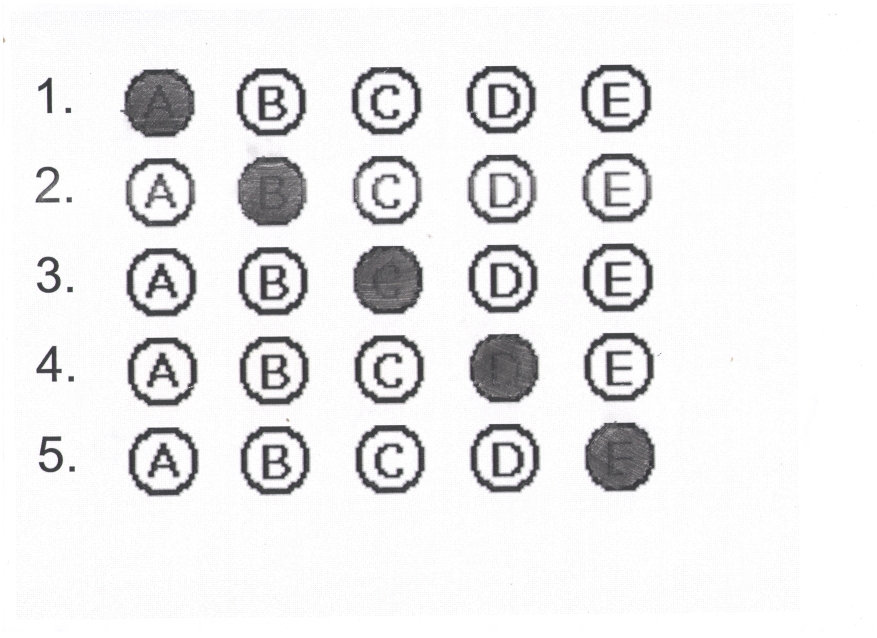
#> input picture BubbleSheetGrader_prototypes/Photos/newScan6.jpg, 3508 x 2550 px (shown at 1/4 size)
$ python ScantronProto3.py
#> lines starting #> are read from the running program, lines starting #| are printed output that depends on the picture; after the words box and inside, x2 and y2 are one past the last pixel; in counts of white or black regions, pixels touching at a corner belong together
import cv2 as cv
import pytesseract as pt
import numpy as np
def adjust_exposure(image, gamma=1.0):
    invG = 1.0/gamma
    table = np.array([((i/255.0) ** invG)*255
                     for i in np.arange(0, 256)]).astype("uint8")
    return cv.LUT(image, table)
img = cv.imread('Photos/newScan6.jpg')
#> img is the input picture: shape (2550, 3508, 3); mean B, G, R 235.4, 234.8, 235
cv.imshow('image', img)
img = adjust_exposure(img, gamma=0.2)
#> in adjust_exposure, `return cv.LUT(image, table)`:
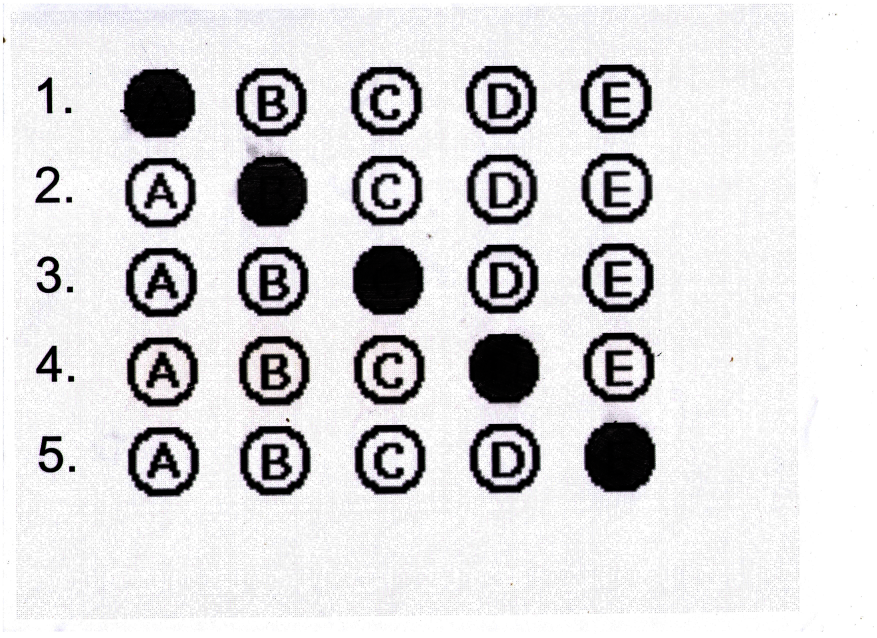
#> returned value: shape (2550, 3508, 3) (shown at 1/4 size); mean of channels 0, 1, 2 217.4, 215.9, 216.7; drawn as B, G, R
cv.imshow('imageEx', img)
gray = cv.cvtColor(img, cv.COLOR_BGR2GRAY)
blurred = cv.GaussianBlur(gray, (5, 5), 0)
#cv.imshow('blur', blurred)
edge = cv.Canny(blurred, 75, 200)
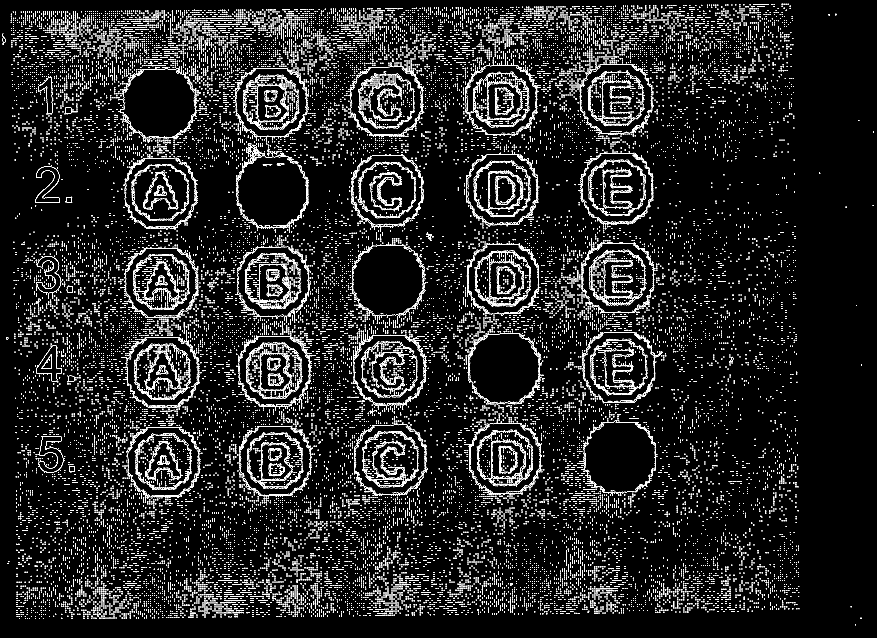
#> edge: shape (2550, 3508) (shown at 1/4 size); 4.7% white in thin lines or dots
#cv.imshow('Canny', edge)
ret, thresh = cv.threshold(edge, 0, 255, cv.THRESH_OTSU|cv.THRESH_BINARY)
#> ret = 0
cv.imshow('thresh', thresh)
rectKernel = cv.getStructuringElement(cv.MORPH_RECT, (3, 3))
dilation = cv.dilate(thresh, rectKernel, iterations=1)
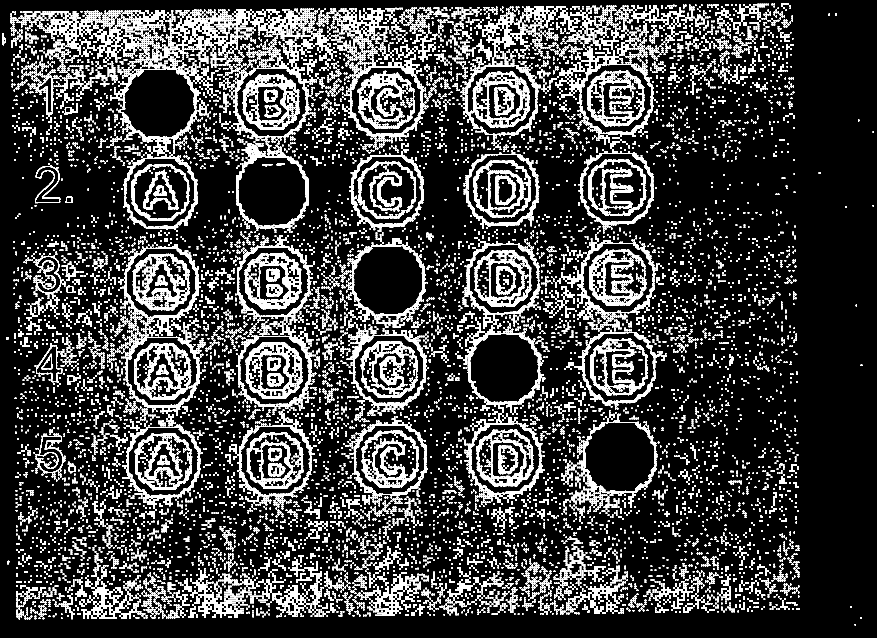
#> dilation: shape (2550, 3508) (shown at 1/4 size); 14.7% white; 24519 white regions (7 under 20 px)
cv.imshow('dilate', dilation)
contours, hierarchy = cv.findContours(dilation, cv.RETR_EXTERNAL, cv.CHAIN_APPROX_NONE)
#> contours = 22971 contours, 175 with area under 20; largest, box (x1, y1, x2, y2) and area: (944, 572, 1236, 917) 73060, (472, 267, 788, 571) 70706, (2331, 1680, 2630, 1977) 70333, (2328, 1328, 2650, 1614) 70173, (501, 1347, 799, 1632) 70172
bRects = [cv.boundingRect(i) for i in contours]
#> bRects = 22971 items
#print(bRects)
#print("                                                                     ")
bRects = sorted(bRects, key=lambda x: x[0])
bRects = sorted(bRects, key=lambda y: y[1])
#print(bRects)

prevCenterX = 0
prevCenterY = 0
redInc = 0
greenInc = 125
Inc = 0
for c in bRects:
    mask = np.zeros(img.shape[:2], dtype='uint8')

    #x, y, w, h = cv.boundingRect(c)
    x, y, w, h =  c

    if w/h > .01 and w/h < 5 and w > 25:
        Inc = Inc+1
        cx = (int)(x + w/2)
        cy = (int)(y + h/2)
        #print(cy-prevCenterY)
        if abs(cy - prevCenterY) > 2:
            redInc = redInc + 50
            greenInc = greenInc + 25
            #print(redInc)

        cv.circle(img, (cx, cy), (int)(w/2), (0, greenInc, redInc), thickness=5)
        i = f"({x}, {y})"
        i = f"{Inc}"
        cv.putText(img, i, (cx-5, cy), cv.FONT_HERSHEY_COMPLEX, 0.3, (0, 255,255 ))
        #cv.addText(img, "Hi", (cx,cy), cv.FONT_HERSHEY_COMPLEX)
        cv.circle(img, (316, 377), 20, 0, -1)
        cv.circle(mask, (cx, cy), (int)(w/2), 255, thickness=-1)
        #cv.circle(blank, (cx, cy), (int)(w/2)+1, 0, thickness=12)

        masked = cv.bitwise_and(dilation, mask)
#> (the run stopped early here; a loop or call above may not have finished)
